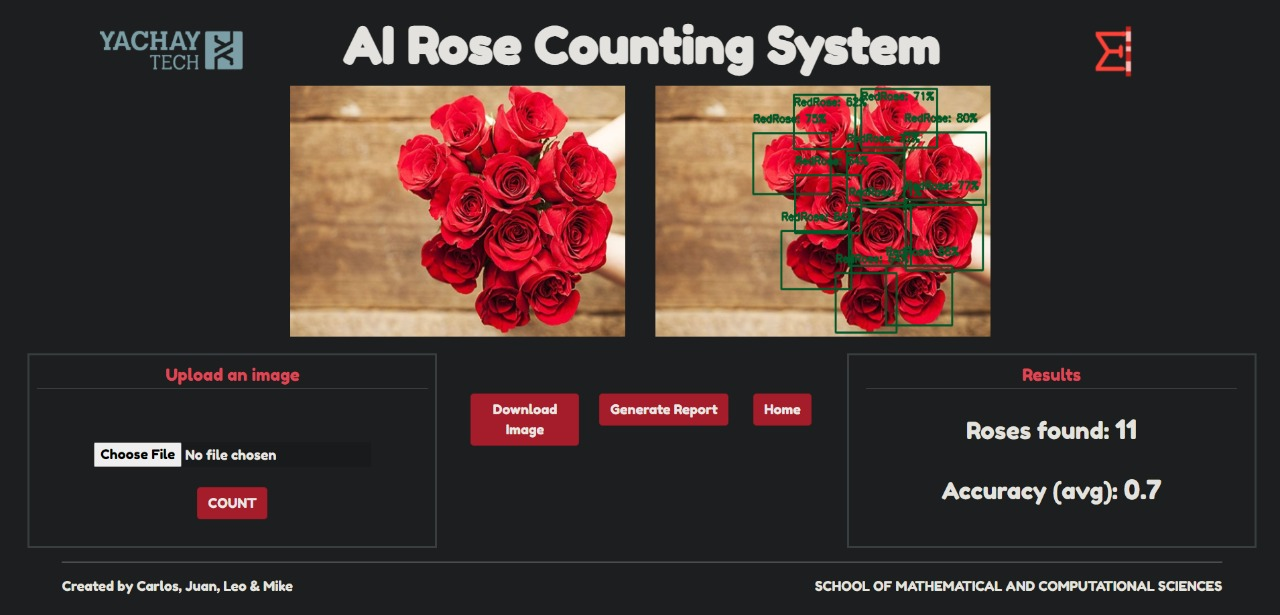
#> input picture Images/product.jpeg, 1280 x 615 px
$ python image.py Images/product.jpeg Images/roses2.jpeg
#> lines starting #> are read from the running program, lines starting #| are printed output that depends on the picture
import sys
from PIL import Image
image_fullpath=sys.argv[1]
image_name=sys.argv[2]
img= Image.open(str(image_fullpath))
#> img is the input picture: PIL image 1280x615 RGB; mean R, G, B 69.4, 50.9, 48.5
image_save_path=image_fullpath.replace(image_name,"temp.png")
img.rotate(90).convert("LA").save(image_save_path)
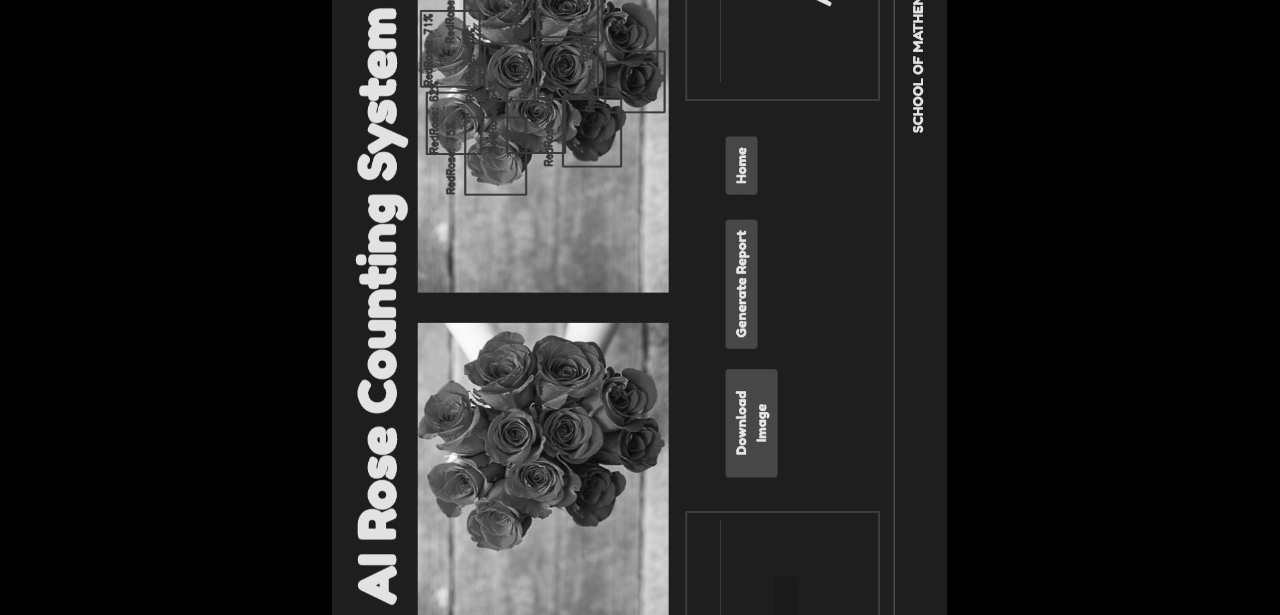
#> saved as product.jpeg: PIL image 1280x615 LA; mean R, G, B, A 34.7, 34.7, 34.7, 255
print("/media/temp.png")

$ run again, on Images/10.png
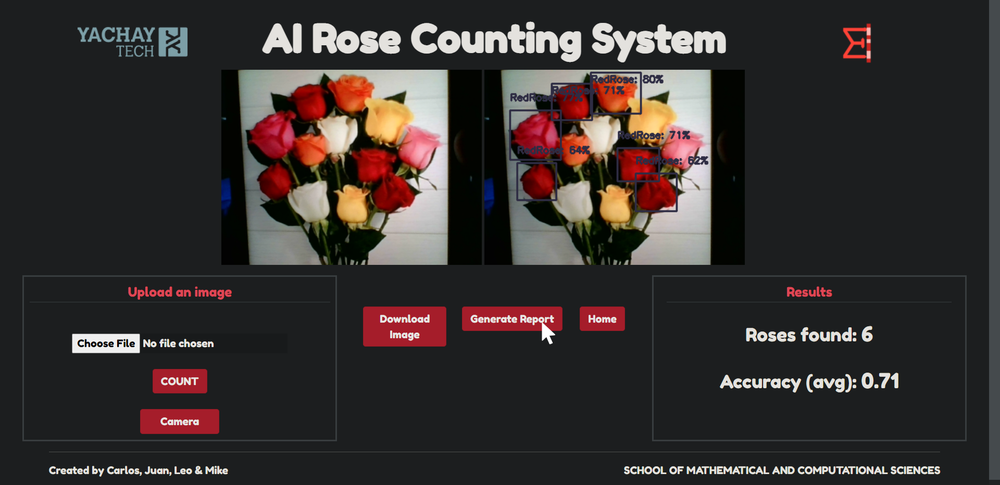
#> input picture Images/10.png, 1000 x 485 px, shrunk from 1920 x 932 before the run
#> img is the input picture: PIL image 1000x485 RGBA; mean R, G, B, A 54.5, 48.5, 47.3, 255
#> `img.rotate(90).convert("LA").save(image_save_path)`:
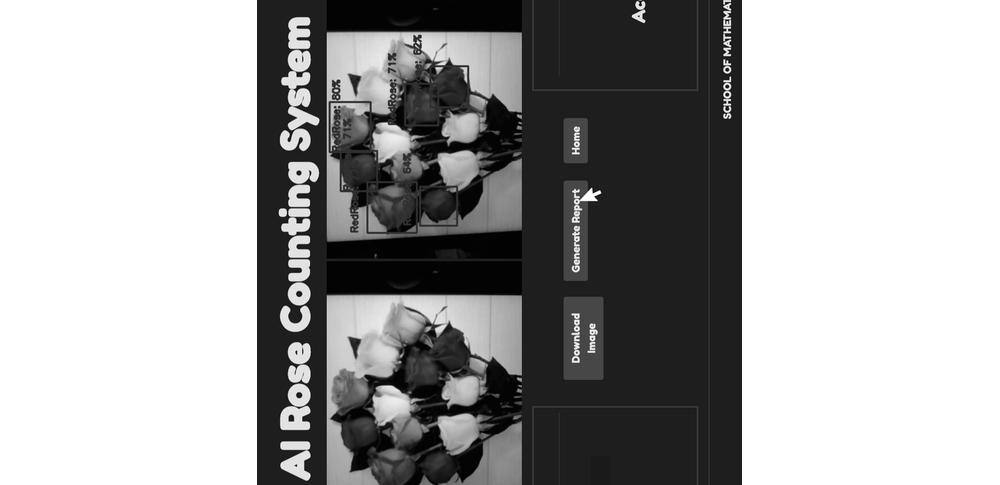
#> saved as temp.png: PIL image 1000x485 LA; mean R, G, B, A 31.3, 31.3, 31.3, 123.7; transparent parts drawn white
